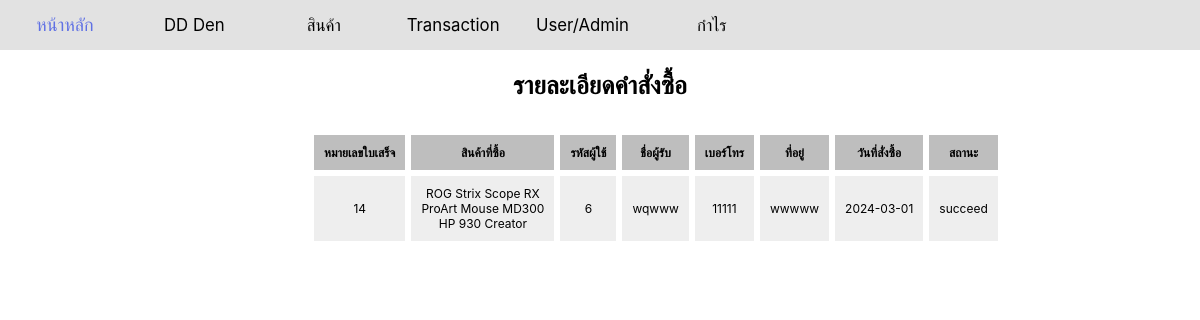
The app's page /admin/admin_sale_deteil.php?TransactionID=14 with its own data.
### tables this page shows
CREATE TABLE `transactions` (
  `TransactionID` int(11) NOT NULL,
  `CustomerID` int(5) NOT NULL,
  `Name` varchar(100) NOT NULL,
  `Address` varchar(100) NOT NULL,
  `Telephone` int(11) NOT NULL,
  `TotalPrice` int(11) NOT NULL,
  `Img` varchar(100) NOT NULL,
  `Totalqty` int(11) NOT NULL,
  `OrderDate` date DEFAULT NULL,
  `Status` char(20) NOT NULL
);

CREATE TABLE `orderdetail` (
  `orderdetailid` int(11) NOT NULL,
  `ProductID` int(11) NOT NULL,
  `transactionID` int(11) NOT NULL,
  `OrderQty` int(11) NOT NULL,
  `Total` int(11) NOT NULL
);

CREATE TABLE `product` (
  `ProductID` int(11) NOT NULL,
  `BrandID` int(11) NOT NULL,
  `categoryID` int(11) NOT NULL,
  `Price` double NOT NULL,
  `Stock` int(11) NOT NULL,
  `Img` varchar(30) NOT NULL,
  `Description` varchar(100) NOT NULL,
  `Name` varchar(20) NOT NULL,
  `cost` int(11) NOT NULL
);

### admin/admin_sale_deteil.php (the view)
<?php include 'assets/headAdmin.php'; ?>
<body>
	<?php
		include 'connect.php';
		$TransactionID = $_GET['TransactionID'];
		$query = "SELECT * FROM transactions WHERE TransactionID='$TransactionID'";
		$result = mysqli_query($conn , $query);
		$row = mysqli_fetch_array($result);
		$query2 = "SELECT * FROM product JOIN orderdetail on product.ProductID = orderdetail.ProductID WHERE TransactionID = '$TransactionID'";
		$result2 = mysqli_query($conn , $query2);
	?>
<div class="totalin"><a>รายละเอียดคำสั่งซื้อ</a></div>
<div class="saledetail">
	<table style="margin-left:25%; text-align:center; padding: 10px">
			<thead style="background-color: #bebebe">
				<tr>
					<th>หมายเลขใบเสร็จ</th>
					<th>สินค้าที่ซื้อ</th>
					<th>รหัสผู้ใช้</th>
					<th>ชื่อผู้รับ</th>
					<th>เบอร์โทร</th>
					<th>ที่อยู่</th>
					<th>วันที่สั่งซื้อ</th>
					<th>สถานะ</th>
				</tr>
			</thead>
			<tbody style="background-color: #eeeeee">
                <tr>
                    <td><?php echo $row['TransactionID']?></td>
					<td><?php
						foreach ($result2 as $roww) {
							echo $roww['Name']; ?><br>
						<?php } ?></td>
					<td><?php echo $row['CustomerID']?></td>
					<td><?php echo $row['Name']?></td>
                    <td><?php echo $row['Telephone']; ?></td>
                    <td><?php echo $row['Address']; ?></td>
                    <td><?php echo $row['OrderDate']; ?></td>
					<td><?php  if($row['Status'] == "1") {
									echo "waiting for confirm";
								}
								else if($row['Status'] == "0") {
								    echo "waiting for payment";
								}
                                else {
                                    echo "succeed";
                                } ?></td>
                </tr>
        	</tbody>
		</table>
</div>
</body>

### admin/admin1.css (style rules this page uses)
body { margin: 0; padding: 0; background: rgb(255, 255, 255); font-family: "Inter", sans-serif; font-size: .75em; }
.list table, th, td { border: 2px solid rgb(255, 255, 255); border-collapse: collapse; }
.datasale table, th, td { border: 2px solid rgb(255, 255, 255); border-collapse: collapse; padding: 10px; }
.tr table, th, td { border: 2px solid rgb(255, 255, 255); border-collapse: collapse; padding: 10px; }
.datauser table, th, td { border: 2px solid rgb(255, 255, 255); border-collapse: collapse; padding: 10px; }
.totalin { font-size: 25px; text-align: center; margin-top: 20px; margin-bottom: 20px; font-weight: bold; }

### records on screen
transactions: TransactionID "14", CustomerID "6", Name "wqwww", Telephone "11111", Address "wwwww", OrderDate "2024-03-01"
orderdetail: ProductID.Name "ROG Strix Scope RX"
orderdetail: ProductID.Name "ProArt Mouse MD300"
orderdetail: ProductID.Name "HP 930 Creator"
